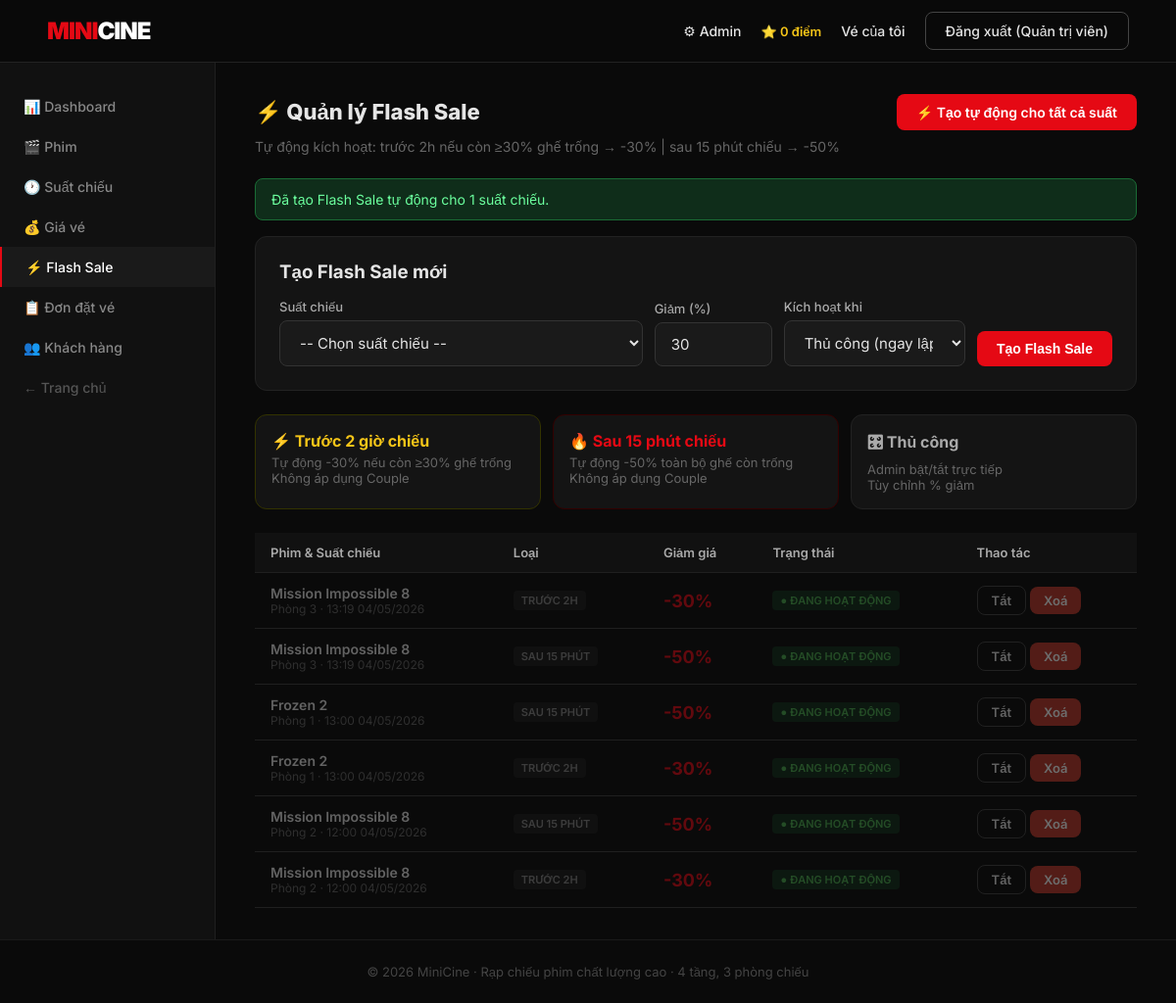
Page /admin/flash.php?action=auto_create_all (signed in) on the committed database.
### tables this page shows
CREATE TABLE `tblflashsales` (
  `id` int(10) UNSIGNED NOT NULL,
  `show_id` int(10) UNSIGNED NOT NULL,
  `discount_pct` tinyint(3) UNSIGNED NOT NULL DEFAULT 30,
  `trigger_type` enum('pre2h','post15m','manual') NOT NULL DEFAULT 'pre2h',
  `is_active` tinyint(1) NOT NULL DEFAULT 1
);

CREATE TABLE `tblmovies` (
  `id` int(10) UNSIGNED NOT NULL,
  `title` varchar(255) NOT NULL,
  `description` text DEFAULT NULL,
  `genre` varchar(100) DEFAULT NULL,
  `duration_min` smallint(5) UNSIGNED NOT NULL DEFAULT 90,
  `poster_url` varchar(255) DEFAULT NULL,
  `trailer_url` varchar(255) DEFAULT NULL,
  `status` enum('showing','upcoming','ended') NOT NULL DEFAULT 'upcoming',
  `created_at` datetime NOT NULL DEFAULT current_timestamp()
);

CREATE TABLE `tblrooms` (
  `id` tinyint(3) UNSIGNED NOT NULL,
  `floor` tinyint(3) UNSIGNED NOT NULL,
  `name` varchar(50) NOT NULL
);

CREATE TABLE `tblshows` (
  `id` int(10) UNSIGNED NOT NULL,
  `movie_id` int(10) UNSIGNED NOT NULL,
  `room_id` tinyint(3) UNSIGNED NOT NULL,
  `start_time` datetime NOT NULL,
  `end_time` datetime NOT NULL
);

### admin/flash.php (the view, shortened to what this page needs)
<?php
require_once __DIR__ . '/../includes/layout.php';
$db  = db();
$msg = $err = '';
$action = $_POST['action'] ?? $_GET['action'] ?? '';
if ($action === 'auto_create_all') {
    $cnt1 = $db->affected_rows;
    $db->query("
        INSERT IGNORE INTO tblFlashSales(show_id, discount_pct, trigger_type, is_active)
        SELECT s.id, 50, 'post15m', 1
        FROM tblShows s
        WHERE s.end_time > NOW()
          AND NOT EXISTS (
            SELECT 1 FROM tblFlashSales fs
            WHERE fs.show_id = s.id AND fs.trigger_type = 'post15m'
          )
    ");
    $cnt2 = $db->affected_rows;
    $msg = "Đã tạo Flash Sale tự động cho " . max($cnt1,$cnt2) . " suất chiếu.";
}
$sales = $db->query("
    SELECT fs.*, m.title as movie_title, s.start_time, r.name as room_name
    FROM tblFlashSales fs
    JOIN tblShows  s ON s.id=fs.show_id
    JOIN tblMovies m ON m.id=s.movie_id
    JOIN tblRooms  r ON r.id=s.room_id
    ORDER BY s.start_time DESC
")->fetch_all(MYSQLI_ASSOC);
?>
<div class="admin-layout">
<?php include __DIR__ . '/sidebar.php'; ?>
<div class="admin-content">
  <div style="display:flex;justify-content:space-between;align-items:center;margin-bottom:8px;flex-wrap:wrap;gap:12px">
    <h1 style="font-size:22px;font-weight:800">⚡ Quản lý Flash Sale</h1>
    <a href="?action=auto_create_all" class="btn btn-primary"
       onclick="return confirm('Tự động tạo Flash Sale (pre2h -30% và post15m -50%) cho tất cả suất chiếu chưa có?')">
      ⚡ Tạo tự động cho tất cả suất
    </a>
  </div>
  <p class="text-muted mb-3" style="font-size:14px">
    Tự động kích hoạt: trước 2h nếu còn ≥30% ghế trống → -30% | sau 15 phút chiếu → -50%
  </p>
  <?php if ($msg): ?><div class="alert alert-success"><?= htmlspecialchars($msg) ?></div><?php endif; ?>
  <div class="card mb-3">
    <div class="card-body">
      <h3 style="margin-bottom:16px">Tạo Flash Sale mới</h3>
      <form method="post" style="display:flex;gap:12px;flex-wrap:wrap;align-items:flex-end">
        <div class="form-group" style="flex:2;min-width:200px;margin:0">
          <label>Suất chiếu</label>
          <select class="form-control" name="show_id" required>
            <option value="">-- Chọn suất chiếu --</option>
          </select>
        </div>
        <div class="form-group" style="width:120px;margin:0">
          <label>Giảm (%)</label>
          <input class="form-control" type="number" name="discount_pct" min="1" max="90" value="30">
        </div>
        <div class="form-group" style="flex:1;min-width:160px;margin:0">
          <label>Kích hoạt khi</label>
          <select class="form-control" name="trigger_type">
            <option value="manual">Thủ công (ngay lập tức)</option>
          </select>
        </div>
        <button class="btn btn-primary" type="submit" style="flex-shrink:0">Tạo Flash Sale</button>
      </form>
    </div>
  </div>
  <div style="display:grid;grid-template-columns:1fr 1fr 1fr;gap:12px;margin-bottom:24px">
    <div class="card" style="padding:16px;border-color:#333300">
      <div style="color:#f5c518;font-weight:700;margin-bottom:4px">⚡ Trước 2 giờ chiếu</div>
      <div class="text-muted" style="font-size:13px">Tự động -30% nếu còn ≥30% ghế trống<br>Không áp dụng Couple</div>
    </div>
    <div class="card" style="padding:16px;border-color:#330000">
      <div style="color:#e50914;font-weight:700;margin-bottom:4px">🔥 Sau 15 phút chiếu</div>
      <div class="text-muted" style="font-size:13px">Tự động -50% toàn bộ ghế còn trống<br>Không áp dụng Couple</div>
    </div>
    <div class="card" style="padding:16px">
      <div style="color:#aaa;font-weight:700;margin-bottom:4px">🎛 Thủ công</div>
      <div class="text-muted" style="font-size:13px">Admin bật/tắt trực tiếp<br>Tùy chỉnh % giảm</div>
    </div>
  </div>
  <div class="table-wrap">
    <table>
      <thead><tr><th>Phim & Suất chiếu</th><th>Loại</th><th>Giảm giá</th><th>Trạng thái</th><th>Thao tác</th></tr></thead>
      <tbody>
        <?php foreach ($sales as $fs):
          $isPast = strtotime($fs['start_time']) < time();
          $triggerLabel = ['pre2h'=>'Trước 2h','post15m'=>'Sau 15 phút','manual'=>'Thủ công'][$fs['trigger_type']];
        ?>
        <tr style="<?= $isPast?'opacity:.4':'' ?>">
          <td>
            <div style="font-weight:600"><?= htmlspecialchars($fs['movie_title']) ?></div>
            <div class="text-muted" style="font-size:12px">
              <?= $fs['room_name'] ?> · <?= date('H:i d/m/Y', strtotime($fs['start_time'])) ?>
            </div>
          </td>
          <td><span class="badge" style="background:#1a1a1a;color:#888"><?= $triggerLabel ?></span></td>
          <td><span style="color:#e50914;font-weight:700;font-size:18px">-<?= $fs['discount_pct'] ?>%</span></td>
          <td>
            <span class="badge" style="background:<?= $fs['is_active']?'#0f2d1a':'#1a1a1a' ?>;
              color:<?= $fs['is_active']?'#4caf50':'#555' ?>">
              <?= $fs['is_active'] ? '● Đang hoạt động' : '○ Tắt' ?>
            </span>
          </td>
          <td>
            <a href="?action=toggle&id=<?= $fs['id'] ?>" class="btn btn-outline btn-sm">
              <?= $fs['is_active'] ? 'Tắt' : 'Bật' ?>
            </a>
            <a href="?action=delete&id=<?= $fs['id'] ?>" class="btn btn-danger btn-sm"
               onclick="return confirm('Xoá Flash Sale này?')">Xoá</a>
          </td>
        </tr>
        <?php endforeach; ?>
      </tbody>
    </table>
  </div>
</div>
</div>

### assets/css/main.css (style rules this page uses)
*, *::before, *::after { box-sizing: border-box; margin: 0; padding: 0; }
html { font-size: 16px; scroll-behavior: smooth; }
body { font-family: "Inter", sans-serif; background: #0a0a0a; color: #e5e5e5; min-height: 100vh; display: flex; flex-direction: column; }
a { color: #e50914; text-decoration: none; }
.btn { display: inline-flex; align-items: center; gap: 8px; padding: 10px 20px; border-radius: 8px; font-size: 14px; font-weight: 600; cursor: pointer; border: none; transition: all 0.15s; text-decoration: none !important; }
.btn-primary { background: #e50914; color: #fff; }
.btn-outline { background: transparent; color: #e5e5e5; border: 1px solid #444; }
.btn-danger { background: #c0392b; color: #fff; }
.btn-sm { padding: 6px 14px; font-size: 13px; }
.form-group { display: flex; flex-direction: column; gap: 6px; margin-bottom: 16px; }
.form-group label { font-size: 13px; font-weight: 500; color: #aaa; }
.form-control { background: #1a1a1a; color: #e5e5e5; border: 1px solid #333; border-radius: 8px; padding: 12px 16px; font-size: 15px; font-family: inherit; transition: border-color 0.15s; width: 100%; }
.form-control::placeholder { color: #555; }
select.form-control { cursor: pointer; }
.alert { padding: 12px 16px; border-radius: 8px; font-size: 14px; margin-bottom: 16px; }
.alert-success { background: #0f2d1a; border: 1px solid #1a6b35; color: #6bff9e; }
.card { background: #141414; border: 1px solid #222; border-radius: 12px; overflow: hidden; }
.card-body { padding: 24px; }
.badge { display: inline-block; padding: 3px 8px; border-radius: 4px; font-size: 11px; font-weight: 600; text-transform: uppercase; }
.table-wrap { overflow-x: auto; }
table { width: 100%; border-collapse: collapse; }
th, td { padding: 12px 16px; text-align: left; border-bottom: 1px solid #1f1f1f; font-size: 14px; }
th { font-weight: 600; color: #aaa; font-size: 13px; background: #111; }
.admin-layout { display: flex; min-height: calc(100vh - 64px); }
.admin-content { flex: 1; padding: 32px 40px; overflow-x: auto; }
.text-muted { color: #666; }
.mb-3 { margin-bottom: 24px; }

### rows in the picture
tblflashsales: tblmovies.title "Mission Impossible 8", tblrooms.name "Phòng 3", show.start_time "13:19 04/05/2026", trigger_type "TRƯỚC 2H", discount_pct "30", is_active "● ĐANG HOẠT ĐỘNG"
tblflashsales: tblmovies.title "Mission Impossible 8", tblrooms.name "Phòng 3", show.start_time "13:19 04/05/2026", trigger_type "SAU 15 PHÚT", discount_pct "50", is_active "● ĐANG HOẠT ĐỘNG"
tblflashsales: tblmovies.title "Frozen 2", tblrooms.name "Phòng 1", show.start_time "13:00 04/05/2026", trigger_type "SAU 15 PHÚT", discount_pct "50", is_active "● ĐANG HOẠT ĐỘNG"
tblflashsales: tblmovies.title "Frozen 2", tblrooms.name "Phòng 1", show.start_time "13:00 04/05/2026", trigger_type "TRƯỚC 2H", discount_pct "30", is_active "● ĐANG HOẠT ĐỘNG"
tblflashsales: tblmovies.title "Mission Impossible 8", tblrooms.name "Phòng 2", show.start_time "12:00 04/05/2026", trigger_type "SAU 15 PHÚT", discount_pct "50", is_active "● ĐANG HOẠT ĐỘNG"
tblflashsales: tblmovies.title "Mission Impossible 8", tblrooms.name "Phòng 2", show.start_time "12:00 04/05/2026", trigger_type "TRƯỚC 2H", discount_pct "30", is_active "● ĐANG HOẠT ĐỘNG"

### other values in the picture
$pts "0"
$name "Quản trị viên"
$msg "Đã tạo Flash Sale tự động cho 1 suất chiếu."
